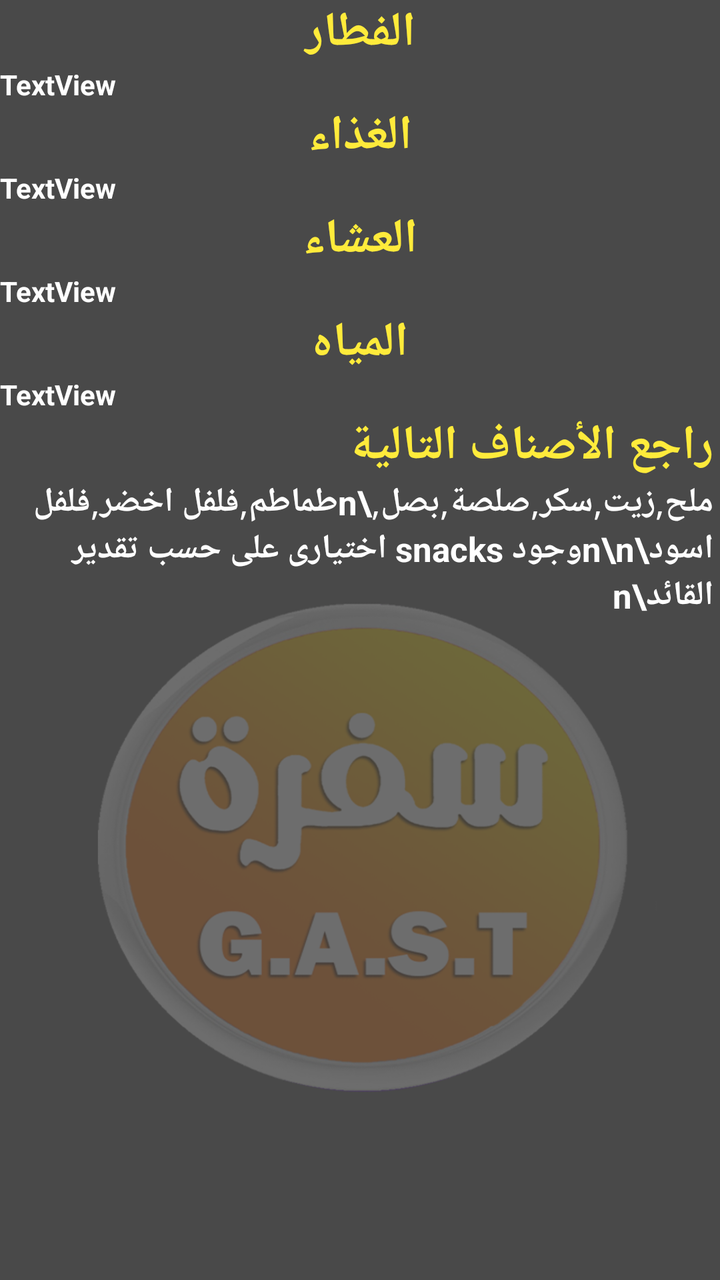
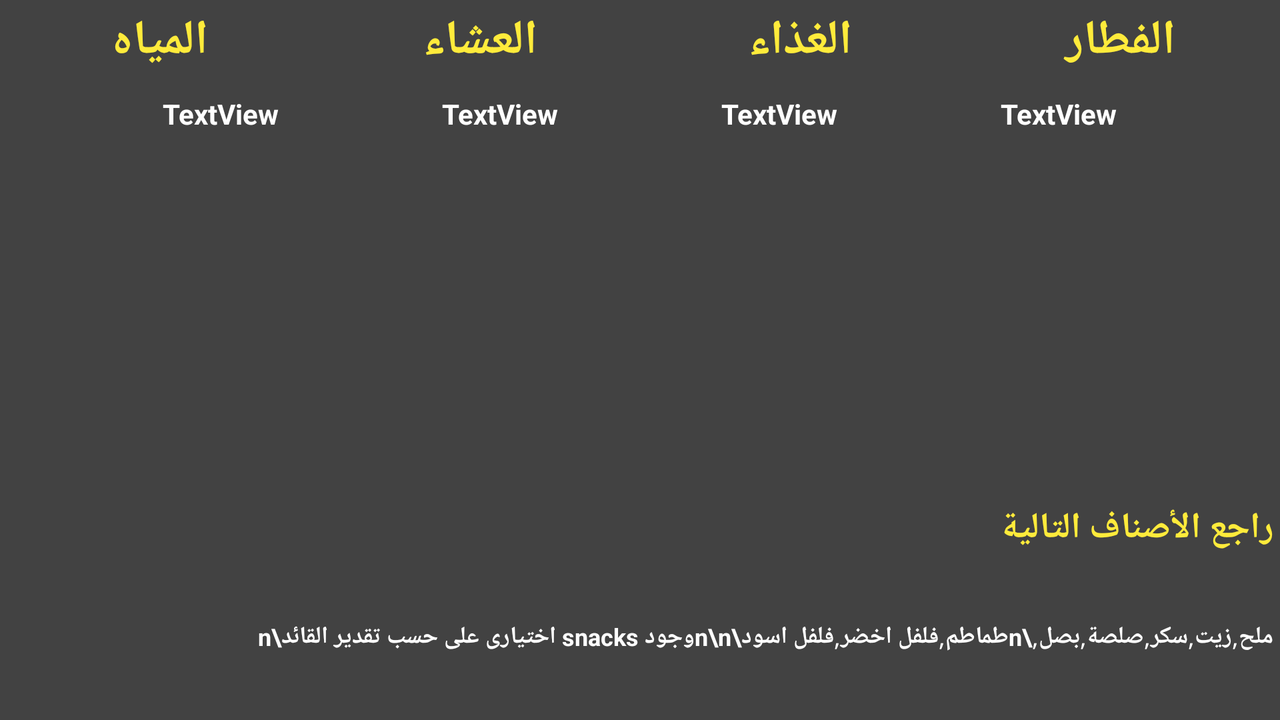

First picture: res/layout/ on a phone held upright. Second picture: the repository's own variant of that layout, on a device whose configuration matches the variant's folder. Source for both follows.
<!-- AndroidManifest.xml: application theme Theme.OurProject01 -->
<!-- res/layout/activity_result.xml -->
<?xml version="1.0" encoding="utf-8"?>
<androidx.constraintlayout.widget.ConstraintLayout xmlns:android="http://schemas.android.com/apk/res/android"
    xmlns:app="http://schemas.android.com/apk/res-auto"
    xmlns:tools="http://schemas.android.com/tools"
    android:layout_width="match_parent"
    android:layout_height="match_parent"
    tools:context=".ResultActivity"
    android:background="@drawable/result">

    <ScrollView
        android:layout_width="0dp"
        android:layout_height="0dp"
        app:layout_constraintBottom_toBottomOf="parent"
        app:layout_constraintEnd_toEndOf="parent"
        app:layout_constraintStart_toStartOf="parent"
        app:layout_constraintTop_toTopOf="parent"
        >

        <LinearLayout
            android:layout_width="match_parent"
            android:layout_height="wrap_content"
            android:orientation="vertical"
            >

            <TextView
                android:id="@+id/fetarText"
                android:layout_width="match_parent"
                android:layout_height="wrap_content"
                android:text="@string/fetar"
                android:textAlignment="center"
                android:textColor="#FFEB3B"
                android:textSize="24sp"
                android:textStyle="bold"
                />

            <TextView
                android:id="@+id/fetarfinalresult"
                android:layout_width="match_parent"
                android:layout_height="wrap_content"
                android:text="TextView"
                android:textStyle="bold"
                android:textColor="@color/white"
                android:layout_marginEnd="10px"/>

            <TextView
                android:id="@+id/lunchText"
                android:layout_width="match_parent"
                android:layout_height="wrap_content"
                android:text="@string/lunch"
                android:textAlignment="center"
                android:textColor="#FFEB3B"                android:textSize="24sp"
                android:textStyle="bold" />

            <TextView
                android:textColor="@color/white"
                android:id="@+id/lunchfinalresult"
                android:layout_width="match_parent"
                android:layout_height="wrap_content"
                android:text="TextView"
                android:textStyle="bold"
                android:layout_marginEnd="10px"/>

            <TextView
                android:id="@+id/dinnerText"
                android:layout_width="match_parent"
                android:layout_height="wrap_content"
                android:text="@string/dinner"
                android:textAlignment="center"
                android:textColor="#FFEB3B"                android:textSize="24sp"
                android:textStyle="bold" />

            <TextView
                android:textColor="@color/white"
                android:id="@+id/dinnerefinalresult"
                android:layout_width="match_parent"
                android:layout_height="wrap_content"
                android:text="TextView"
                android:textStyle="bold"
                android:layout_marginEnd="10px"/>
            <TextView
                android:id="@+id/waterText"
                android:layout_width="match_parent"
                android:layout_height="wrap_content"
                android:text="المياه"
                android:textAlignment="center"
                android:textColor="#FFEB3B"                android:textSize="24sp"
                android:textStyle="bold" />

            <TextView
                android:textColor="@color/white"
                android:id="@+id/waterfinalresult"
                android:layout_width="match_parent"
                android:layout_height="wrap_content"
                android:text="TextView"
                android:textStyle="bold"
                android:layout_marginEnd="10px"/>

            <TextView
                android:id="@+id/rage3"
                android:layout_width="match_parent"
                android:layout_height="wrap_content"
                android:text="راجع الأصناف التالية"
                android:textColor="#FFEB3B"
                android:textSize="24sp"
                android:textStyle="bold"
                android:layout_marginEnd="10px"/>

            <TextView
                android:id="@+id/food"
                android:textColor="@color/white"
                android:textSize="17dp"
                android:layout_width="match_parent"
                android:layout_height="wrap_content"
                android:text="ملح,زيت,سكر,صلصة,بصل,\nطماطم,فلفل اخضر,فلفل اسود\n\nوجود snacks اختيارى على حسب تقدير القائد\n"
                android:textStyle="bold"
                android:layout_marginEnd="10px"/>


        </LinearLayout>
    </ScrollView>

</androidx.constraintlayout.widget.ConstraintLayout>
<!-- resources referenced by this layout -->
<resources>
  <color name="white">#FFFFFFFF</color>
  <!-- drawable result: png bitmap (drawable-v24, 131386 bytes) -->
  <string name="dinner">العشاء</string>
  <string name="fetar">الفطار</string>
  <string name="lunch">الغذاء</string>
  <style name="Theme.OurProject01" parent="Theme.MaterialComponents.DayNight.DarkActionBar">
          
          <item name="colorPrimary">@color/black</item>
          <item name="colorPrimaryVariant">@color/black</item>
          <item name="colorOnPrimary">@color/white</item>
          
          <item name="colorSecondary">@color/teal_200</item>
          <item name="colorSecondaryVariant">@color/teal_700</item>
          <item name="colorOnSecondary">@color/black</item>
          
          <item name="android:statusBarColor" tools:targetApi="l">?attr/colorPrimaryVariant</item>
          
      </style>
  <color name="black">#FF000000</color>
  <color name="teal_200">#FF03DAC5</color>
  <color name="teal_700">#FF018786</color>
</resources>
<!-- res/layout-land/activity_result.xml (the author's variant of the layout above) -->
<!-- drawn on the phone turned sideways -->
<?xml version="1.0" encoding="utf-8"?>
<androidx.constraintlayout.widget.ConstraintLayout xmlns:android="http://schemas.android.com/apk/res/android"
    xmlns:app="http://schemas.android.com/apk/res-auto"
    xmlns:tools="http://schemas.android.com/tools"
    android:layout_width="match_parent"
    android:layout_height="match_parent"
    tools:context=".ResultActivity"
    android:background="@color/cardview_dark_background">

    <ScrollView
        android:id="@+id/lunchscroll"
        android:layout_height="200dp"
        android:layout_marginBottom="25px"
        android:layout_marginTop="20px"

        android:layout_width="wrap_content"
        app:layout_constraintEnd_toStartOf="@+id/fetarscroll"
        app:layout_constraintStart_toEndOf="@id/dinnerscroll"
        app:layout_constraintTop_toBottomOf="@+id/lunchText"
        app:layout_constraintBottom_toTopOf="@id/rage3">

        <TextView
            android:id="@+id/lunchfinalresult"
            android:layout_width="wrap_content"
            android:layout_height="wrap_content"
            android:layout_marginTop="4dp"
            android:text="TextView"
            android:textColor="@color/white"
            android:textStyle="bold" />

    </ScrollView>

    <TextView
        android:id="@+id/lunchText"
        android:layout_width="0dp"
        android:layout_height="wrap_content"
        android:layout_marginTop="4dp"
        android:text="@string/lunch"
        android:textAlignment="center"
        android:textColor="#FFEB3B"
        android:textSize="24sp"
        android:textStyle="bold"
        app:layout_constraintEnd_toStartOf="@+id/fetarText"
        app:layout_constraintTop_toTopOf="parent"
        app:layout_constraintStart_toEndOf="@id/dinnerText"/>

    <TextView
        android:id="@+id/waterText"
        android:layout_width="0dp"
        android:layout_marginTop="4dp"
        android:layout_height="wrap_content"
        android:text="المياه"
        android:textAlignment="center"
        android:textColor="#FFEB3B"
        android:textSize="24sp"
        android:textStyle="bold"
        app:layout_constraintEnd_toStartOf="@+id/dinnerText"
        app:layout_constraintStart_toStartOf="parent"
        app:layout_constraintTop_toTopOf="parent" />

    <TextView
        android:id="@+id/dinnerText"
        android:layout_width="0dp"
        android:layout_marginTop="4dp"
        android:layout_height="wrap_content"
        android:text="@string/dinner"
        android:textAlignment="center"
        android:textColor="#FFEB3B"
        android:textSize="24sp"
        android:textStyle="bold"
        app:layout_constraintEnd_toStartOf="@+id/lunchText"
        app:layout_constraintTop_toTopOf="parent"
        app:layout_constraintStart_toEndOf="@id/waterText"/>
<ScrollView
    android:layout_width="wrap_content"
    android:layout_height="200dp"
    android:id="@+id/dinnerscroll"
    android:layout_marginBottom="25px"
    android:layout_marginTop="20px"

    app:layout_constraintEnd_toStartOf="@+id/fetarscroll"
    app:layout_constraintStart_toEndOf="@id/dinnerscroll"
    app:layout_constraintTop_toBottomOf="@+id/lunchText"
    app:layout_constraintBottom_toTopOf="@id/rage3">

    <TextView
        android:id="@+id/dinnerefinalresult"
        android:layout_width="wrap_content"
        android:layout_marginTop="4dp"
        android:layout_height="wrap_content"
        android:text="TextView"
        android:textColor="@color/white"
        android:textStyle="bold"
        app:layout_constraintEnd_toStartOf="@+id/lunchscroll"
        app:layout_constraintStart_toEndOf="@id/waterfinalresult"
        app:layout_constraintTop_toBottomOf="@+id/dinnerText" />
</ScrollView>

    <TextView
        android:id="@+id/rage3"
        android:layout_width="0dp"
        android:layout_height="wrap_content"
        android:text="راجع الأصناف التالية"
        android:layout_marginEnd="10px"
        android:textColor="#FFEB3B"
        android:textSize="18sp"
        android:textStyle="bold"
        app:layout_constraintBottom_toTopOf="@+id/food"
        app:layout_constraintEnd_toEndOf="parent"
        app:layout_constraintTop_toTopOf="parent"
        />

    <ScrollView
        android:id="@+id/fetarscroll"
        android:layout_width="wrap_content"
        android:layout_height="200dp"
        android:layout_marginTop="20px"
        android:layout_marginBottom="25px"
        app:layout_constraintEnd_toEndOf="parent"
        app:layout_constraintStart_toEndOf="@id/lunchscroll"
app:layout_constraintBottom_toTopOf="@id/rage3"
        app:layout_constraintTop_toBottomOf="@id/fetarText"
        >

        <TextView
            android:id="@+id/fetarfinalresult"
            android:layout_width="wrap_content"
            android:layout_height="wrap_content"
            android:text="TextView"
            android:layout_marginTop="4dp"
            android:textColor="@color/white"
            android:textStyle="bold"

            />

    </ScrollView>

    <TextView
        android:id="@+id/fetarText"
        android:layout_width="0dp"
        android:layout_height="wrap_content"
        android:text="@string/fetar"
        android:layout_marginTop="4dp"
        android:textAlignment="center"
        android:textColor="#FFEB3B"
        android:textSize="24sp"
        android:textStyle="bold"
        app:layout_constraintEnd_toEndOf="parent"
        app:layout_constraintHorizontal_bias="0.0"
        app:layout_constraintStart_toEndOf="@id/lunchText"
        app:layout_constraintTop_toTopOf="parent" />

    <TextView
        android:id="@+id/food"
        android:layout_width="match_parent"
        android:layout_height="wrap_content"
        android:text="ملح,زيت,سكر,صلصة,بصل,\nطماطم,فلفل اخضر,فلفل اسود\n\nوجود snacks اختيارى على حسب تقدير القائد\n"
        android:textColor="@color/white"
        android:textSize="12dp"
        android:textStyle="bold"
        android:layout_marginEnd="10px"
        app:layout_constraintTop_toBottomOf="@id/rage3"
        app:layout_constraintBottom_toBottomOf="parent"
        app:layout_constraintStart_toStartOf="parent"
        app:layout_constraintEnd_toEndOf="parent"/>

    <ScrollView
        android:id="@+id/waterscroll"
        android:layout_width="wrap_content"
        android:layout_height="200dp"
        android:layout_marginTop="20px"
        android:layout_marginBottom="25px"

        app:layout_constraintBottom_toTopOf="@id/rage3"
        app:layout_constraintEnd_toStartOf="@id/dinnerscroll"
        app:layout_constraintStart_toStartOf="parent"
        app:layout_constraintTop_toBottomOf="@id/waterText"
        app:layout_constraintVertical_bias="1.0">

        <TextView
            android:id="@+id/waterfinalresult"
            android:layout_width="wrap_content"
            android:layout_height="wrap_content"
            android:layout_marginTop="4dp"
            android:text="TextView"
            android:textColor="@color/white"
            android:textStyle="bold"
            app:layout_constraintEnd_toStartOf="@+id/dinnerscroll"
            app:layout_constraintStart_toStartOf="parent"
            app:layout_constraintTop_toBottomOf="@+id/waterText" />
    </ScrollView>


</androidx.constraintlayout.widget.ConstraintLayout>
<!-- resources referenced by the variant -->
<!-- as the phone turned sideways resolves them -->
<resources>
  <color name="white">#FFFFFFFF</color>
  <string name="dinner">العشاء</string>
  <string name="fetar">الفطار</string>
  <string name="lunch">الغذاء</string>
  <style name="Theme.OurProject01" parent="Theme.MaterialComponents.DayNight.DarkActionBar">
          
          <item name="colorPrimary">@color/black</item>
          <item name="colorPrimaryVariant">@color/black</item>
          <item name="colorOnPrimary">@color/white</item>
          
          <item name="colorSecondary">@color/teal_200</item>
          <item name="colorSecondaryVariant">@color/teal_700</item>
          <item name="colorOnSecondary">@color/black</item>
          
          <item name="android:statusBarColor" tools:targetApi="l">?attr/colorPrimaryVariant</item>
          
      </style>
  <color name="black">#FF000000</color>
  <color name="teal_200">#FF03DAC5</color>
  <color name="teal_700">#FF018786</color>
</resources>
